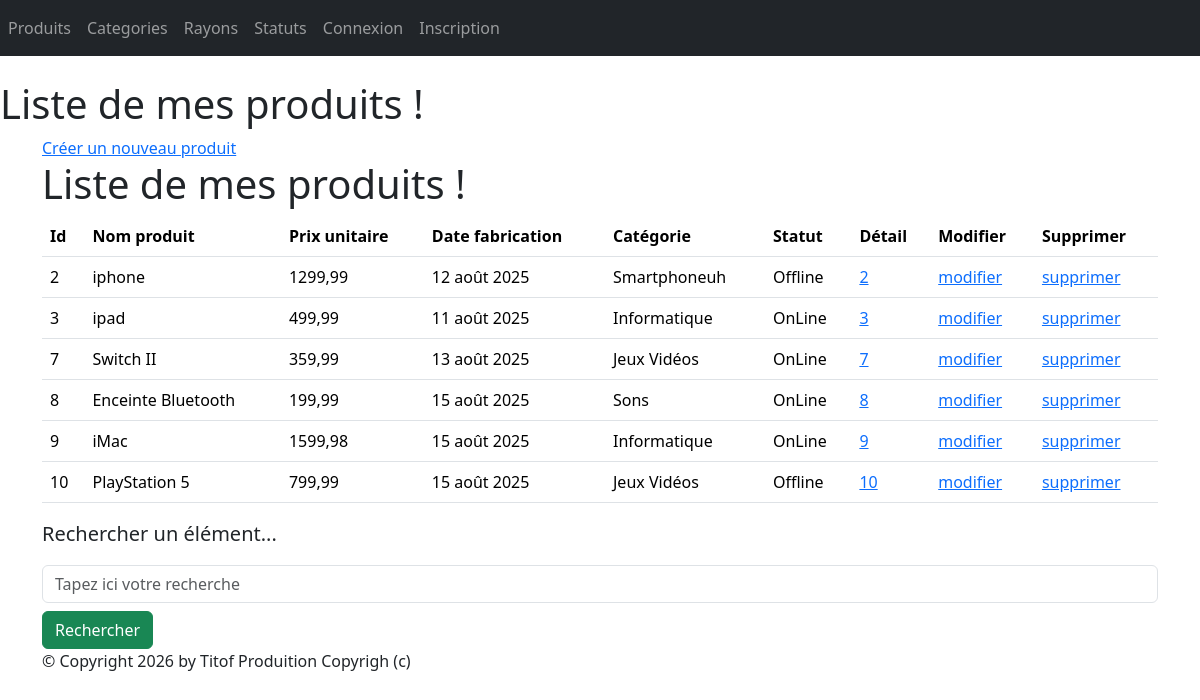
Page /monApp/produits/ on the earlier database version.
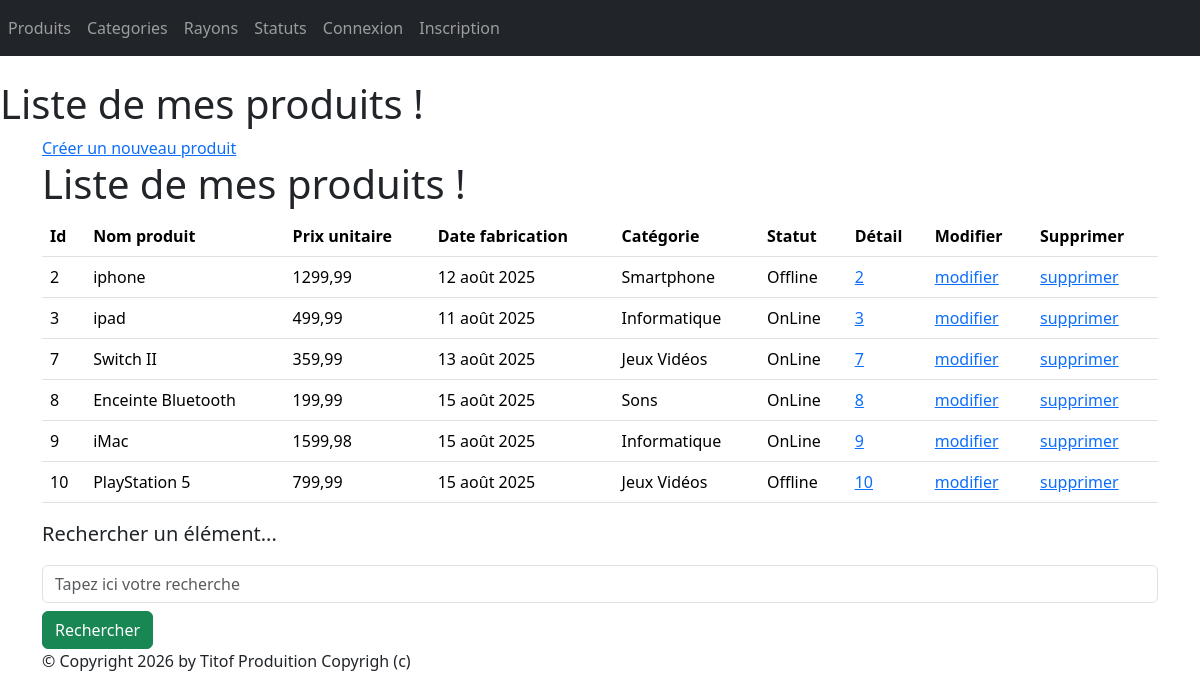
Same page on the later database version.
### monApp/models.py (models this page shows, shortened)
class Produit(models.Model):
    refProd = models.AutoField(primary_key=True)
    intituleProd = models.CharField(max_length=200)
    prixUnitaireProd = models.DecimalField(max_digits=10, decimal_places=2)
    dateFabProd = models.DateField(default=date.today)
    categorie = models.ForeignKey(Categorie, on_delete=models.CASCADE, related_name="produit_categorie", null=True, blank=True)
    statut = models.ForeignKey(Statut, on_delete=models.CASCADE, related_name="produit_statut",null=True, blank=True)

class Categorie(models.Model):
    idCat = models.AutoField(primary_key=True)
    nomCat = models.CharField(max_length=100)
    def __str__(self):
        return self.nomCat

class Statut(models.Model):
    idStatut = models.AutoField(primary_key=True)
    libelleStatut = models.CharField(max_length=100)
    def __str__(self):
        return self.libelleStatut

### monApp/views.py (the view)
# urls.py: path('produits/',views.ProduitListView.as_view(),name='listProduits'),
class ProduitListView(ListView):
    model = Produit
    template_name = "monApp/list_produits.html"
    context_object_name = "produits"
    def get_queryset(self):
        queryset = Produit.objects.select_related('categorie').select_related('statut')
        query = self.request.GET.get('search')
        if query:
            queryset = queryset.filter(intituleProd__icontains=query)
        return queryset
    def get_context_data(self, **kwargs):
        context = super(ProduitListView, self).get_context_data(**kwargs)
        context['titremenu'] = "Liste de mes produits !"
        return context

### monApp/templates/monApp/list_produits.html
{% extends 'monApp/base.html' %}
{% block menu %}
<h1>Liste de mes produits !</h1>
{% endblock %}
{% block contenu %}
    <a href="{% url 'creationProduit' %}">Créer un nouveau produit</a>
    <h1>{{ titremenu }}</h1>
    <table class="table">
        <thead>
            <th>Id</th>
            <th>Nom produit</th>
            <th>Prix unitaire</th>
            <th>Date fabrication</th>
            <th>Catégorie</th>
            <th>Statut</th>
            <th>Détail</th>
            <th>Modifier</th>
            <th>Supprimer</th>
        </thead>
        <tbody>
            {% for prdt in produits %}
                <tr>
                    <td>{{ prdt.refProd }} </td>
                    <td>{{ prdt.intituleProd }} </td>
                    <td>{{ prdt.prixUnitaireProd }} </td>
                    <td>{{ prdt.dateFabProd }} </td>
                    <td>{{ prdt.categorie }} </td>
                    <td>{{ prdt.statut }} </td>
                    <td><a href="{% url 'detailProduit' prdt.refProd %}">{{ prdt.refProd }}</a></td>
                    <td><a href="{% url 'modificationProduit' prdt.refProd %}">modifier</a></td>
                    <td><a href="{% url 'suppressionProduit' prdt.refProd %}">supprimer</a></td>
                </tr>
            {% endfor %}
        </tbody>
    </table>
    <p class="lead mb-3 ml-0">Rechercher un élément...</p>
    <form method="GET" action="">
        <input class="form-control" type="text" name="search"
               placeholder="Tapez ici votre recherche"
               value="{{ request.GET.search }}">
        <button type="submit" class="btn btn-success mt-2">Rechercher</button>
    </form>
{% endblock %}

### monApp/templates/monApp/base.html (shortened to what this page needs)
<!doctype html>
{% load static %}
<html lang="fr">
<head>
{% block styles %}
<link rel="stylesheet" href="{% static 'css/styles.css' %}" />
{% load django_bootstrap5 %}
   {% bootstrap_css %}
{% endblock %}
</head>
<body>
{% block nav %}
<nav class="navbar navbar-expand-md navbar-dark bg-dark mb-4">
<div class="collapse navbar-collapse" id="navbarNav">
<ul class="navbar-nav ml-auto">
<li class="nav-item">
<a class="nav-link" href="{% url 'listProduits' %}">Produits</a>
</li>
<li class="nav-item">
<a class="nav-link" href="{% url 'ListeCategories' %}">Categories</a>
</li>
<li class="nav-item">
<a class="nav-link" href="{% url 'ListeRayons' %}">Rayons</a>
</li>
<li class="nav-item">
<a class="nav-link" href="{% url 'ListeStatuts' %}">Statuts</a>
</li>
{% if user.is_authenticated %}
<li class="nav-item">
<a class="nav-link" href="{% url 'logout' %}">Déconnexion</a>
</li>
{%else%}
<li class="nav-item">
<a class="nav-link" href="{% url 'login' %}">Connexion</a>
</li>
<li class="nav-item">
<a class="nav-link" href="{% url 'register' %}">Inscription</a>
</li>
{%endif%}
</ul>
</div>
</nav >
{% block menu %}{% endblock %}
{% endblock %}
<main role="main" class="container top-pushed">
<div class="jumbotron">
{% block contenu %}
{% endblock %}
</div>
</main >
<footer class="footer">
<div class="container">
<p>&copy; Copyright {% now "Y" %} by Titof Produition Copyrigh (c)</p>
</div>
</footer>
</body>
</html>

### static/css/styles.css (style rules this page uses)
h1 { color: red ; }

Differences in the rows shown:
changed through a linked row, Produit "iphone": categorie "Smartphoneuh" → "Smartphone"
